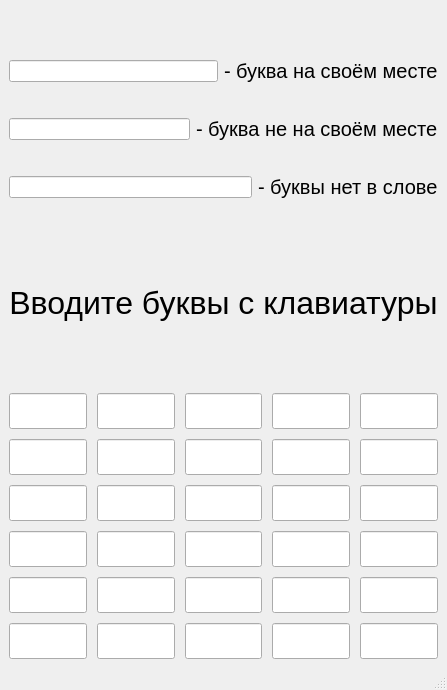
<?xml version="1.0" encoding="UTF-8"?>
<ui version="4.0">
 <class>MainWindow</class>
 <widget class="QMainWindow" name="MainWindow">
  <property name="geometry">
   <rect>
    <x>0</x>
    <y>0</y>
    <width>393</width>
    <height>690</height>
   </rect>
  </property>
  <property name="windowTitle">
   <string>5 БУКВ</string>
  </property>
  <widget class="QWidget" name="centralwidget">
   <layout class="QVBoxLayout" name="verticalLayout">
    <item>
     <widget class="QLabel" name="titleLabel">
      <property name="minimumSize">
       <size>
        <width>0</width>
        <height>20</height>
       </size>
      </property>
      <property name="maximumSize">
       <size>
        <width>16777215</width>
        <height>30</height>
       </size>
      </property>
      <property name="font">
       <font>
        <bold>true</bold>
       </font>
      </property>
      <property name="text">
       <string/>
      </property>
      <property name="alignment">
       <set>Qt::AlignmentFlag::AlignHCenter</set>
      </property>
      <property name="margin">
       <number>5</number>
      </property>
     </widget>
    </item>
    <item>
     <layout class="QVBoxLayout" name="verticalLayout_2">
      <item>
       <layout class="QHBoxLayout" name="horizontalLayout">
        <item>
         <widget class="QLineEdit" name="lineEdit_2"/>
        </item>
        <item>
         <widget class="QLabel" name="label_2">
          <property name="font">
           <font>
            <pointsize>15</pointsize>
           </font>
          </property>
          <property name="text">
           <string>- буква на своём месте</string>
          </property>
         </widget>
        </item>
       </layout>
      </item>
      <item>
       <layout class="QHBoxLayout" name="horizontalLayout_2">
        <item>
         <widget class="QLineEdit" name="lineEdit_3"/>
        </item>
        <item>
         <widget class="QLabel" name="label">
          <property name="font">
           <font>
            <pointsize>15</pointsize>
           </font>
          </property>
          <property name="text">
           <string>- буква не на своём месте</string>
          </property>
         </widget>
        </item>
       </layout>
      </item>
      <item>
       <layout class="QHBoxLayout" name="horizontalLayout_3">
        <item>
         <widget class="QLineEdit" name="lineEdit"/>
        </item>
        <item>
         <widget class="QLabel" name="label_4">
          <property name="font">
           <font>
            <pointsize>15</pointsize>
           </font>
          </property>
          <property name="text">
           <string>- буквы нет в слове</string>
          </property>
         </widget>
        </item>
       </layout>
      </item>
     </layout>
    </item>
    <item>
     <widget class="QLabel" name="label_3">
      <property name="font">
       <font>
        <pointsize>24</pointsize>
       </font>
      </property>
      <property name="text">
       <string>Вводите буквы с клавиатуры</string>
      </property>
      <property name="alignment">
       <set>Qt::AlignmentFlag::AlignCenter</set>
      </property>
     </widget>
    </item>
    <item>
     <layout class="QGridLayout" name="gridLayout">
      <property name="spacing">
       <number>10</number>
      </property>
      <item row="3" column="1">
       <widget class="QLineEdit" name="lineEdit_31">
        <property name="font">
         <font>
          <pointsize>18</pointsize>
          <bold>true</bold>
         </font>
        </property>
       </widget>
      </item>
      <item row="2" column="0">
       <widget class="QLineEdit" name="lineEdit_20">
        <property name="font">
         <font>
          <pointsize>18</pointsize>
          <bold>true</bold>
         </font>
        </property>
       </widget>
      </item>
      <item row="2" column="3">
       <widget class="QLineEdit" name="lineEdit_23">
        <property name="font">
         <font>
          <pointsize>18</pointsize>
          <bold>true</bold>
         </font>
        </property>
       </widget>
      </item>
      <item row="5" column="2">
       <widget class="QLineEdit" name="lineEdit_52">
        <property name="font">
         <font>
          <pointsize>18</pointsize>
          <bold>true</bold>
         </font>
        </property>
       </widget>
      </item>
      <item row="0" column="0">
       <widget class="QLineEdit" name="lineEdit_00">
        <property name="font">
         <font>
          <pointsize>18</pointsize>
          <bold>true</bold>
         </font>
        </property>
       </widget>
      </item>
      <item row="3" column="0">
       <widget class="QLineEdit" name="lineEdit_30">
        <property name="font">
         <font>
          <pointsize>18</pointsize>
          <bold>true</bold>
         </font>
        </property>
       </widget>
      </item>
      <item row="4" column="2">
       <widget class="QLineEdit" name="lineEdit_42">
        <property name="font">
         <font>
          <pointsize>18</pointsize>
          <bold>true</bold>
         </font>
        </property>
       </widget>
      </item>
      <item row="5" column="1">
       <widget class="QLineEdit" name="lineEdit_51">
        <property name="font">
         <font>
          <pointsize>18</pointsize>
          <bold>true</bold>
         </font>
        </property>
       </widget>
      </item>
      <item row="5" column="3">
       <widget class="QLineEdit" name="lineEdit_53">
        <property name="font">
         <font>
          <pointsize>18</pointsize>
          <bold>true</bold>
         </font>
        </property>
       </widget>
      </item>
      <item row="5" column="4">
       <widget class="QLineEdit" name="lineEdit_54">
        <property name="font">
         <font>
          <pointsize>18</pointsize>
          <bold>true</bold>
         </font>
        </property>
       </widget>
      </item>
      <item row="0" column="2">
       <widget class="QLineEdit" name="lineEdit_02">
        <property name="font">
         <font>
          <pointsize>18</pointsize>
          <bold>true</bold>
         </font>
        </property>
       </widget>
      </item>
      <item row="3" column="2">
       <widget class="QLineEdit" name="lineEdit_32">
        <property name="font">
         <font>
          <pointsize>18</pointsize>
          <bold>true</bold>
         </font>
        </property>
       </widget>
      </item>
      <item row="2" column="2">
       <widget class="QLineEdit" name="lineEdit_22">
        <property name="font">
         <font>
          <pointsize>18</pointsize>
          <bold>true</bold>
         </font>
        </property>
       </widget>
      </item>
      <item row="0" column="1">
       <widget class="QLineEdit" name="lineEdit_01">
        <property name="font">
         <font>
          <pointsize>18</pointsize>
          <bold>true</bold>
         </font>
        </property>
       </widget>
      </item>
      <item row="3" column="4">
       <widget class="QLineEdit" name="lineEdit_34">
        <property name="font">
         <font>
          <pointsize>18</pointsize>
          <bold>true</bold>
         </font>
        </property>
       </widget>
      </item>
      <item row="4" column="0">
       <widget class="QLineEdit" name="lineEdit_40">
        <property name="font">
         <font>
          <pointsize>18</pointsize>
          <bold>true</bold>
         </font>
        </property>
       </widget>
      </item>
      <item row="1" column="2">
       <widget class="QLineEdit" name="lineEdit_12">
        <property name="font">
         <font>
          <pointsize>18</pointsize>
          <bold>true</bold>
         </font>
        </property>
       </widget>
      </item>
      <item row="1" column="0">
       <widget class="QLineEdit" name="lineEdit_10">
        <property name="font">
         <font>
          <pointsize>18</pointsize>
          <bold>true</bold>
         </font>
        </property>
       </widget>
      </item>
      <item row="0" column="4">
       <widget class="QLineEdit" name="lineEdit_04">
        <property name="font">
         <font>
          <pointsize>18</pointsize>
          <bold>true</bold>
         </font>
        </property>
       </widget>
      </item>
      <item row="2" column="1">
       <widget class="QLineEdit" name="lineEdit_21">
        <property name="font">
         <font>
          <pointsize>18</pointsize>
          <bold>true</bold>
         </font>
        </property>
       </widget>
      </item>
      <item row="0" column="3">
       <widget class="QLineEdit" name="lineEdit_03">
        <property name="font">
         <font>
          <pointsize>18</pointsize>
          <bold>true</bold>
         </font>
        </property>
       </widget>
      </item>
      <item row="4" column="4">
       <widget class="QLineEdit" name="lineEdit_44">
        <property name="font">
         <font>
          <pointsize>18</pointsize>
          <bold>true</bold>
         </font>
        </property>
       </widget>
      </item>
      <item row="5" column="0">
       <widget class="QLineEdit" name="lineEdit_50">
        <property name="font">
         <font>
          <pointsize>18</pointsize>
          <bold>true</bold>
         </font>
        </property>
       </widget>
      </item>
      <item row="4" column="3">
       <widget class="QLineEdit" name="lineEdit_43">
        <property name="font">
         <font>
          <pointsize>18</pointsize>
          <bold>true</bold>
         </font>
        </property>
       </widget>
      </item>
      <item row="1" column="3">
       <widget class="QLineEdit" name="lineEdit_13">
        <property name="font">
         <font>
          <pointsize>18</pointsize>
          <bold>true</bold>
         </font>
        </property>
       </widget>
      </item>
      <item row="4" column="1">
       <widget class="QLineEdit" name="lineEdit_41">
        <property name="font">
         <font>
          <pointsize>18</pointsize>
          <bold>true</bold>
         </font>
        </property>
       </widget>
      </item>
      <item row="2" column="4">
       <widget class="QLineEdit" name="lineEdit_24">
        <property name="font">
         <font>
          <pointsize>18</pointsize>
          <bold>true</bold>
         </font>
        </property>
       </widget>
      </item>
      <item row="1" column="1">
       <widget class="QLineEdit" name="lineEdit_11">
        <property name="font">
         <font>
          <pointsize>18</pointsize>
          <bold>true</bold>
         </font>
        </property>
       </widget>
      </item>
      <item row="1" column="4">
       <widget class="QLineEdit" name="lineEdit_14">
        <property name="font">
         <font>
          <pointsize>18</pointsize>
          <bold>true</bold>
         </font>
        </property>
       </widget>
      </item>
      <item row="3" column="3">
       <widget class="QLineEdit" name="lineEdit_33">
        <property name="font">
         <font>
          <pointsize>18</pointsize>
          <bold>true</bold>
         </font>
        </property>
       </widget>
      </item>
     </layout>
    </item>
   </layout>
  </widget>
  <widget class="QMenuBar" name="menubar">
   <property name="geometry">
    <rect>
     <x>0</x>
     <y>0</y>
     <width>393</width>
     <height>37</height>
    </rect>
   </property>
  </widget>
  <widget class="QStatusBar" name="statusbar"/>
 </widget>
 <resources/>
 <connections/>
</ui>
